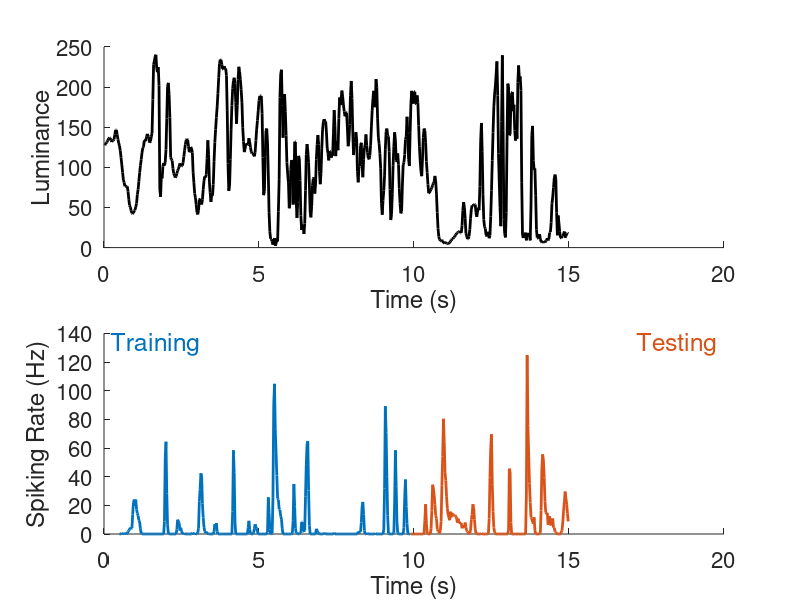
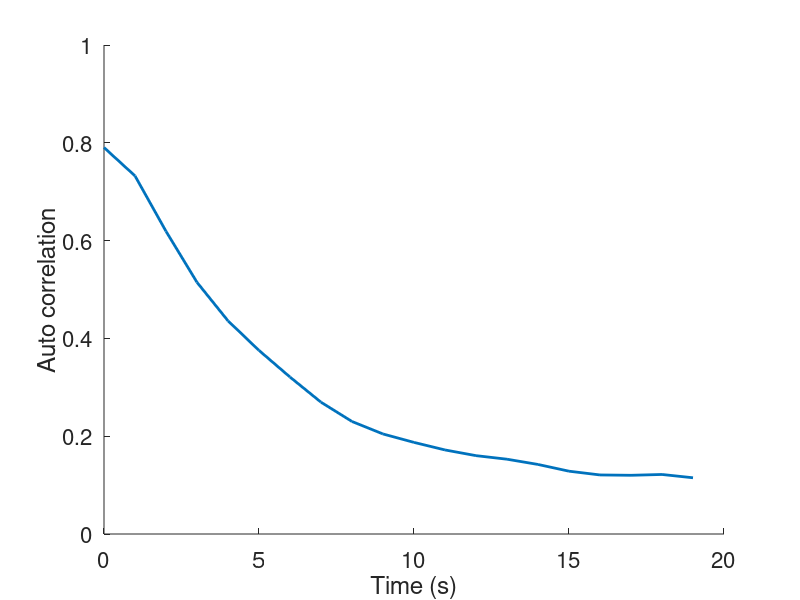
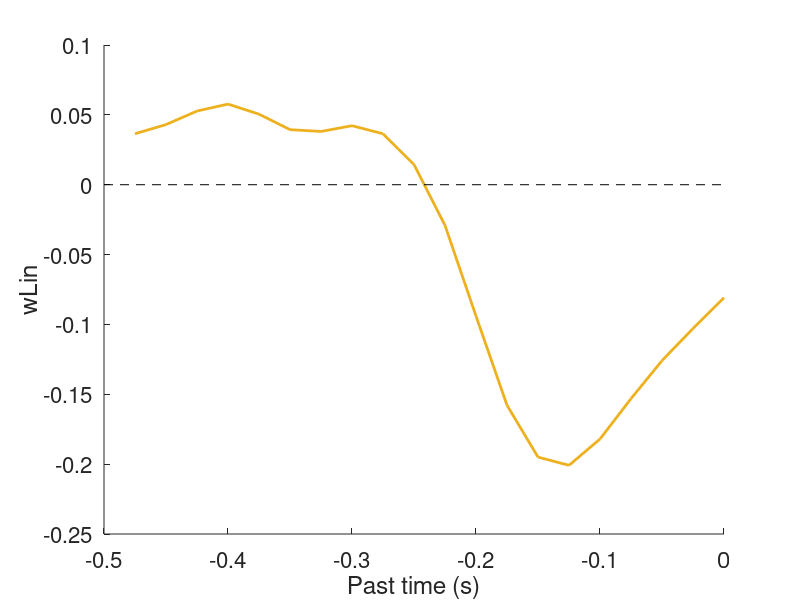
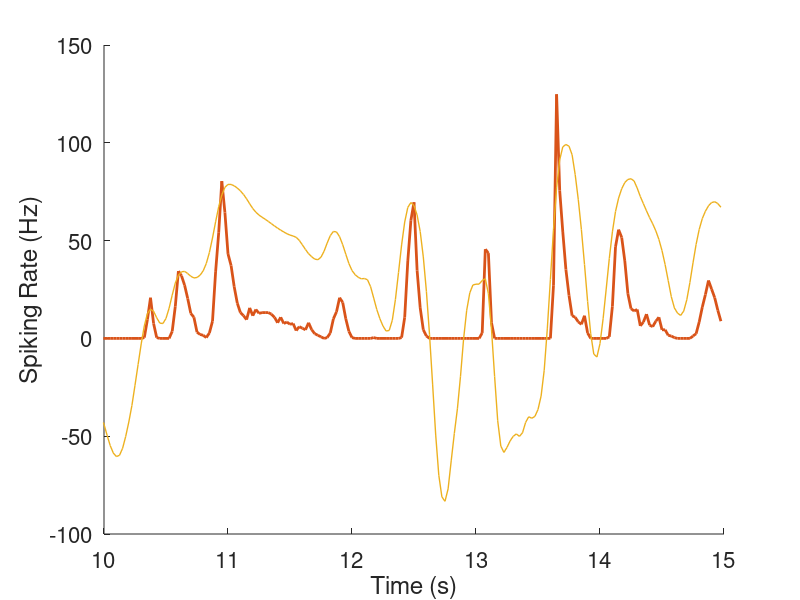

Here is the MATLAB script that generated these plots, in order:
clear all;
close all;

whos -file dataENSTA_Lect_1.mat
load dataENSTA_Lect_1.mat

[R T] = size(binnedOFF); % extract number of repetitions and number of time bins per repetition
integrationTime = 0.5/dt; % set the past-stimulus integration time (0.5sec) as number of time bins

% Define matlab color codes
matCol = [ 0    0.4470    0.7410; 
    0.8500    0.3250    0.0980;
    0.9290    0.6940    0.1250;
    0.4940    0.1840    0.5560;
    0.4660    0.6740    0.1880;
    0.3010    0.7450    0.9330;
    0.6350    0.0780    0.1840];

%% COMPUTE AND VISUALIZE PSTH AND STIMULUS
%
% r = mean( n(t,r) , r )
% psth = r/dt
%

timeTr = integrationTime:floor(0.66*T); % time bins for training
timeTe = ceil(0.66*T):T; % time bins for testing
TTr = numel(timeTr); % length of training
TTe = numel(timeTe); % length of testing

% for studying OFF cell
rTr = mean(binnedOFF(:,timeTr),1);
rTe = mean(binnedOFF(:,timeTe),1);

% for studying ON cell
%rTr = mean(binnedON(:,timeTr),1);
%rTe = mean(binnedON(:,timeTe),1);

% compute psth as rate in Hz
psthTr = rTr/dt;
psthTe = rTe/dt;

fig=figure;

subplot(2,1,1)
hold on
plot((1:T)*dt,stim,'k','LineWidth',2.0)
xlabel('Time (s)')
ylabel('Luminance')
set(gca,'Fontsize',16);
set(gca,'box','off')

subplot(2,1,2)
hold on
plot(timeTr*dt,psthTr,'LineWidth',2.0,'Color',matCol(1,:))
plot(timeTe*dt,psthTe,'LineWidth',2.0,'Color',matCol(2,:))
text(0.01,0.95,'Training','Units','normalized','HorizontalAlignment','left','Color',matCol(1,:),'FontSize',18);
text(0.99,0.95,'Testing','Units','normalized','HorizontalAlignment','right','Color',matCol(2,:),'FontSize',18);
xlabel('Time (s)')
ylabel('Spiking Rate (Hz)')
set(gca,'Fontsize',16);
set(gca,'box','off')

%%  LINEAR MODEL

% f(t) = \sum_tau w(tau) * ( x(t-tau) -mean(x) ) + b
% We seek to minimize 1/2 * \sum_t (r(t) - f(t) ).^2
%
% r(t) -> rTilde(t) = r(t)-mean(r)
% x(t) -> xTilde(t) = ( x(t)-mean(x) ) / std(x)
%
% autoCov(tau,tau') = \sum_t xTilde(t+tau) xTilde(t+tau')
% STA(tau) = \sum_t rTilde(t) * xTilde(t-tau)
% w(tau) =  STA * Inv(autoCov) 
% 



%% STIMULUS PRE-PROCESSING


timeRange = integrationTime:T; % exclude the first time bins for training

stimTilde = ( stim' - mean(stim) ) / std(stim); % normalize stimulus
fullStim = zeros([T integrationTime]); % for convenience expand stimulus fullStim(t,tau) = stim(t-tau+1)

for tt=timeRange
    fullStim(tt,:) = stimTilde((tt-integrationTime+1) :tt);
end

%% STIMULUS AUTOCORRELATION

stimAutoCorr = fullStim(timeTr,:)' * fullStim(timeTr,:); % compute stimulus autocorrelation

fig=figure;
hold on
plot( 0:integrationTime-1,stimAutoCorr(1,:)/TTr,'Linewidth',2.0,'Color',matCol(1,:) )
xlabel('Time (s)')
ylabel('Auto correlation')
ylim([0 1]);
set(gca,'Fontsize',16);
set(gca,'box','off')
% Do you understand this plot ?


%% STA = Spike-Triggered Average, and LINEAR FILTER
%
% STA(tau) = \sum_t rTilde(t) * xTilde(t-tau)
% w(tau) =  STA * Inv(autoCov) 
% b = mean( r(t) )
%
% But we will first ignore off diagonal elements in autoCorrelation
%
%

b = mean(rTr); % set the constant of the model
rTrTilde = rTr - b; % remove the mean from the response

STA = rTrTilde * fullStim(timeTr,:); % compute STA
wLin = STA * inv( diag(diag( stimAutoCorr ) ) ); % for the moment we ignore the offdiagonal autocorrelation

fig=figure;
hold on
plot((1-integrationTime:0)*dt,wLin,'Linewidth',2.0 ,'Color',matCol(3,:))
plot( [-dt*integrationTime 0],[0 0],'--k')
xlabel('Past time (s)')
ylabel('wLin')
set(gca,'Fontsize',16);
set(gca,'box','off')
% Do you understand this plot ?

%% LINEAR PREDICTION

% f(t) = \sum_tau w(tau) * ( x(t-tau) -mean(x) ) + b

fLin = wLin * fullStim(timeTe,:)' + b; % compute linear prediction

['perf lin. model = ' num2str( corr(psthTe', fLin'))]

fig=figure;
hold on
plot(timeTe*dt,psthTe,'LineWidth',2.0,'Color',matCol(2,:))
plot(timeTe*dt,fLin/dt,'LineWidth',1.0,'Color',matCol(3,:))
xlim([10 15])
xlabel('Time (s)')
ylabel('Spiking Rate (Hz)')
set(gca,'Fontsize',16);
set(gca,'box','off')

%% WHAT IS HAPPENING ??

% Do a scatter plot of psth against prediction

fig=figure;
hold on
plot(psthTe,fLin/dt,'.','MarkerSize',12)
plot([-100 100],[-100 100],'--k')
xlabel('PSTH')
ylabel('PREDICTION')
set(gca,'Fontsize',16);
set(gca,'box','off')
% Do you understand this plot ?

%% ReLU TRUNCATION
%
% ReLU(x) = max(x,0)
%
% fReLU = ReLU( fLin )
%


fReLU = max(fLin,0);
['perf lin. Model with ReLU = ' num2str(  corr(psthTe', fReLU'))]

fig=figure;
hold on
plot(timeTe*dt,fReLU/dt,'LineWidth',1.0,'Color',matCol(3,:))
plot(timeTe*dt,psthTe,'LineWidth',2.0,'Color',matCol(2,:))
xlim([10 15])
xlabel('Time (s)')
ylabel('Spiking Rate (Hz)')
set(gca,'Fontsize',16);
set(gca,'box','off')

%% INCLUDING AUTOCOVARIANCE ?
%
% STA(tau) = \sum_t rTilde(t) * xTilde(t-tau)
% w(tau) =  STA * Inv(autoCov)
% b = mean( r(t) )
%
% And now with the full autoCorrelation
%

wLinAC = STA * inv( stimAutoCorr ); % Using the full autocovariance matrix

fig=figure;
hold on
plot((1-integrationTime:0)*dt,wLin,'LineWidth',2.0,'Color',matCol(3,:)) % comment
plot((1-integrationTime:0)*dt,wLinAC,'LineWidth',2.0,'Color',matCol(4,:)) % comment
plot( [-dt*integrationTime 0],[0 0],'--k')
xlabel('Past time (s)')
ylabel('wLin')
set(gca,'Fontsize',16);
set(gca,'box','off')
% Do you understand this plot ?

fReLUAC = max( wLinAC * fullStim(timeTe,:)' + b , 0 ); % compute prediction

['perf Lin. model complete with ReLU = ' num2str( corr(psthTe', fReLUAC') )]

fig=figure;
hold on
plot(timeTe*dt,psthTe,'LineWidth',2.0,'Color',matCol(2,:))
plot(timeTe*dt,fReLU/dt,'LineWidth',1.0,'Color',matCol(3,:))
plot(timeTe*dt,fReLUAC/dt,'LineWidth',1.0,'Color',matCol(4,:))
xlim([10 15]);
xlabel('Time (s)')
ylabel('Spiking Rate (Hz)')
set(gca,'Fontsize',16);
set(gca,'box','off')



%% LN MODEL FITTING
%
% f(x) = exp( \sum_tau w(tau) * x(t-tau) )
% log p(r|x) = log Poiss(r|x) = r * log(f(x)) - f(x) 
%

% initiliase parameters
wLn = 1e-9*randn(1, integrationTime);
bLn = 0;

% parameters for gradient descent
Nit = 500;                  % number of iterations
eta = 1e-1;                 % step size

Ltr = zeros(1, Nit);          % log likelihood training
Lte = zeros(1, Nit);          % log likelihood testing
for i = 1:Nit
    
    % firing rate prediction
    fLNtr = exp(  wLn * fullStim(timeTr,:)' + bLn );
    fLNte = exp(  wLn * fullStim(timeTe,:)' + bLn );
    
    % log-likelihood training
    ll = log(fLNtr) .* rTr - fLNtr;
    Ltr(i) = mean(ll);

    % log-likelihood testing
    ll = log(fLNte) .* rTe - fLNte;
    Lte(i) = mean(ll);

    % derivative of log likelihood
    dL_w = ( rTr - fLNtr ) * fullStim(timeTr,:) /TTr;
    dL_b = sum(rTr-fLNtr)/TTr;

    % update parameters 
     wLn = wLn + eta * dL_w; 
     bLn = bLn + eta * dL_b;

end

fig=figure;
hold on
plot(1:Nit,Ltr,'--','LineWidth',2.0,'Color',matCol(5,:))
plot(1:Nit,Lte,'LineWidth',2.0,'Color',matCol(5,:))
%xlim([10 15])
xlabel('Epoch')
ylabel('Log Likelihood')
set(gca,'Fontsize',16);
set(gca,'box','off')

%% INFERRED FILTER, PREDICTION AND PERFORMANCE

fig=figure;
hold on
plot((1-integrationTime:0)*dt,wLin,'LineWidth',2.0,'Color',matCol(3,:)) % comment
plot((1-integrationTime:0)*dt,wLinAC,'LineWidth',2.0,'Color',matCol(4,:)) % comment
plot((1-integrationTime:0)*dt,wLn,'LineWidth',2.0,'Color',matCol(5,:)) % comment
plot( [-dt*integrationTime 0],[0 0],'--k')
xlabel('Past time (s)')
ylabel('wLin')
set(gca,'Fontsize',16);
set(gca,'box','off')
% How does it look?

fLNte = exp(  wLn * fullStim(timeTe,:)' + bLn );

['perf LN model = ' num2str( corr(psthTe', fLNte' ))]

fig=figure;
hold on
plot(timeTe*dt,psthTe,'LineWidth',2.0,'Color',matCol(2,:))
plot(timeTe*dt,fReLUAC/dt,'LineWidth',1.0,'Color',matCol(4,:))
plot(timeTe*dt,fLNte/dt,'LineWidth',1.0,'Color',matCol(5,:))
xlim([10 15])
xlabel('Time (s)')
ylabel('Spiking Rate (Hz)')
set(gca,'Fontsize',16);
set(gca,'box','off')



%% SMOOTHNESS REGULARIZATION

% f(t) = \sum_tau w(tau) * ( x(t-tau) -mean(x) ) + b
% We seek to minimize 1/2 * \sum_t (r(t) - f(t) ).^2 + lambda/2 * w * Laplacian * w
%
% w * Laplacian * w = sum_tau (w(tau) - w(tau+1)).^2
%


% let's define the laplacian matrix
lapl = 4*eye(integrationTime);
lapl = lapl - diag( ones([integrationTime-1 1]),1);
lapl = lapl - diag( ones([integrationTime-1 1]),-1);
lapl(1,1) = 2;
lapl(end,end) = 2;

fig=figure;
imagesc(lapl);
colorbar;



%% LN MODEL FITTING WITH SMOOTHNESS REGULARIZATION

% set regularization strenght value
lambda = 0.015; % this should be optimized over a validation set


% initiliase parameters
wLnReg = 1e-9*randn(1, integrationTime);
bLnReg = 0;

% parameters for gradient descent
Nit = 500;                  % number of iterations
eta = 1e-1;                 % step size

LtrReg = zeros(1, Nit);          % log likelihood training
LteReg = zeros(1, Nit);          % log likelihood testing
for i = 1:Nit
    
    % firing rate prediction
    fLNtrReg = exp(  wLnReg * fullStim(timeTr,:)' + bLnReg );
    fLNteReg = exp(  wLnReg * fullStim(timeTe,:)' + bLnReg );
    
    % log-likelihood training
    ll = log(fLNtrReg) .* rTr - fLNtrReg ;
    LtrReg(i) = mean(ll)  - 0.5 * lambda * wLnReg * lapl * wLnReg';

    % log-likelihood testing
    ll = log(fLNteReg) .* rTe - fLNteReg;
    LteReg(i) = mean(ll);

    % derivative of log likelihood
    dL_w = ( rTr - fLNtrReg ) * fullStim(timeTr,:) /TTr;
    dL_b = sum(rTr-fLNtrReg)/TTr;

    % update parameters 
     wLnReg = wLnReg + eta * dL_w - lambda * wLnReg * lapl; 
     bLnReg = bLnReg + eta * dL_b;

end

fig=figure;
hold on
plot(1:Nit,Ltr,'--','LineWidth',2.0,'Color',matCol(5,:))
plot(1:Nit,Lte,'LineWidth',2.0,'Color',matCol(5,:))
plot(1:Nit,LtrReg,'--','LineWidth',2.0,'Color',matCol(6,:))
plot(1:Nit,LteReg,'LineWidth',2.0,'Color',matCol(6,:))
%xlim([10 15])
xlabel('Epoch')
ylabel('Log Likelihood')
set(gca,'Fontsize',16);
set(gca,'box','off')

%% INFERRED FILTER, PREDICTION AND PERFORMANCE

fig=figure;
hold on
plot((1-integrationTime:0)*dt,wLin,'LineWidth',2.0,'Color',matCol(3,:)) % comment
plot((1-integrationTime:0)*dt,wLinAC,'LineWidth',2.0,'Color',matCol(4,:)) % comment
plot((1-integrationTime:0)*dt,wLn,'LineWidth',2.0,'Color',matCol(5,:)) % comment
plot((1-integrationTime:0)*dt,wLnReg,'LineWidth',2.0,'Color',matCol(6,:)) % comment
plot( [-dt*integrationTime 0],[0 0],'--k')
xlabel('Past time (s)')
ylabel('wLin')
set(gca,'Fontsize',16);
set(gca,'box','off')
% How does it look?


['perf LN model with Reg = ' num2str( corr(psthTe', fLNteReg' ))]

fig=figure;
hold on
plot(timeTe*dt,psthTe,'LineWidth',2.0,'Color',matCol(2,:))
plot(timeTe*dt,fReLUAC/dt,'LineWidth',1.0,'Color',matCol(4,:))
plot(timeTe*dt,fLNte/dt,'LineWidth',1.0,'Color',matCol(5,:))
plot(timeTe*dt,fLNteReg/dt,'LineWidth',1.0,'Color',matCol(6,:))
xlim([10 15])
ylim([0 200])
xlabel('Time (s)')
ylabel('Spiking Rate (Hz)')
set(gca,'Fontsize',16);
set(gca,'box','off')

%
%
%
% Are you satisfied with it?
% What can you do next?
%
%
%
% Exercize: try with different non-linearities: 
% ReLU(x) ? 
% Softmax = log( 1+exp(x) ) ?
%
%
%

